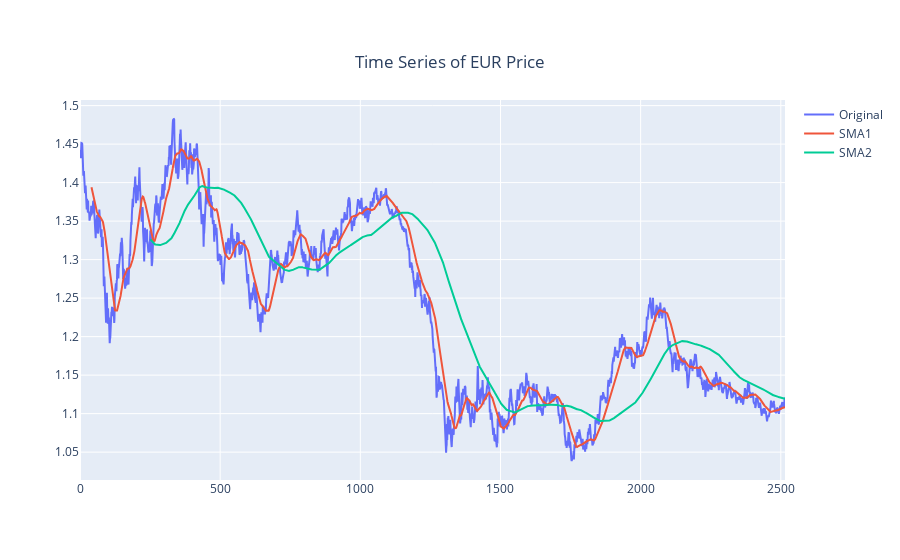

Here is the notebook cell this chart was saved with:
### Markdown cell above
#### Making it interactive using Plotly

### Code cell
fig = go.Figure()

# Assuming 'data' is a pandas DataFrame
legend_names = ['Original', 'SMA1', 'SMA2']  # replace with your legend names
for i, col in enumerate(data.columns):
    fig.add_trace(go.Scatter(
        y=data[col],
        mode='lines',
        name=legend_names[i],  # use the legend names here
    ))

fig.update_layout(
    title={
        'text': 'Time Series of EUR Price',
        'y':0.9,
        'x':0.5,
        'xanchor': 'center',
        'yanchor': 'top'
    }
)

fig.show()

### Figure 1 — Plotly figure (JSON) as saved in the notebook; plotly's stock layout.template omitted (floating-point values rounded to 4 significant figures; data arrays with more than 128 entries replaced by an {"elided": "..."} marker saying what was removed)
{"data": [{"mode": "lines", "name": "Original", "type": "scatter", "y": {"elided": "2516 float values"}}, {"mode": "lines", "name": "SMA1", "type": "scatter", "y": {"elided": "2516 float values"}}, {"mode": "lines", "name": "SMA2", "type": "scatter", "y": {"elided": "2516 float values"}}], "layout": {"title": {"text": "Time Series of EUR Price", "x": 0.5, "xanchor": "center", "y": 0.9, "yanchor": "top"}}}
